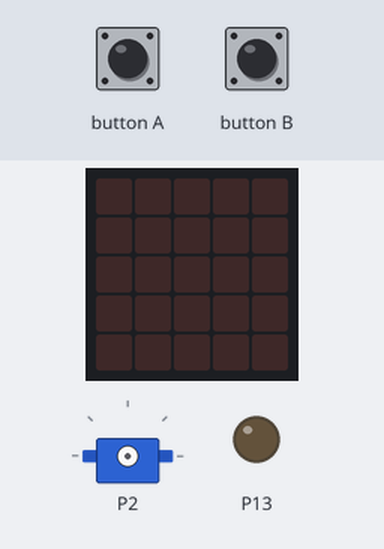
The program below on a simulated BBC micro:bit (MakeCode). Parts: the board's 5×5 LED display, servo, output pins drawn as LEDs (lit = HIGH). Inputs (shaded band) come from the test bench.

Above: at 1.2 s.
1.3 s: button A pressed for 0.15 s
At 3.1 s:
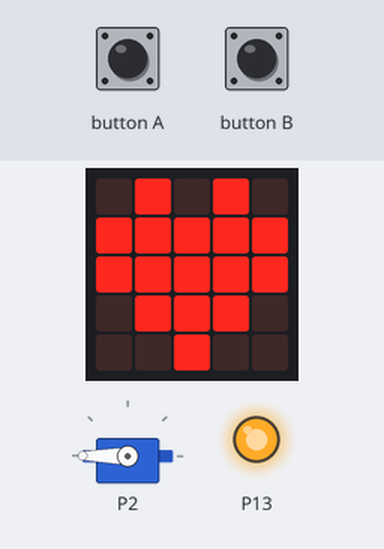
3.5 s: button B pressed for 0.15 s
At 4.8 s:
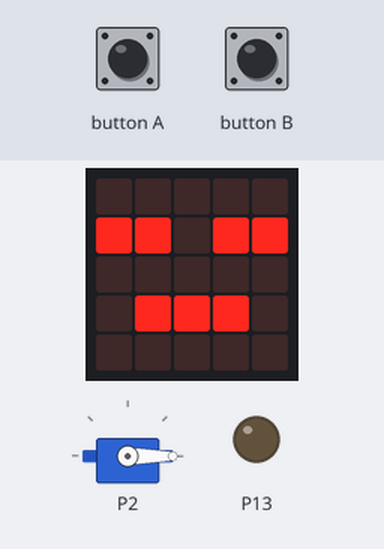
5.7 s: button A pressed for 0.15 s
At 6.3 s:
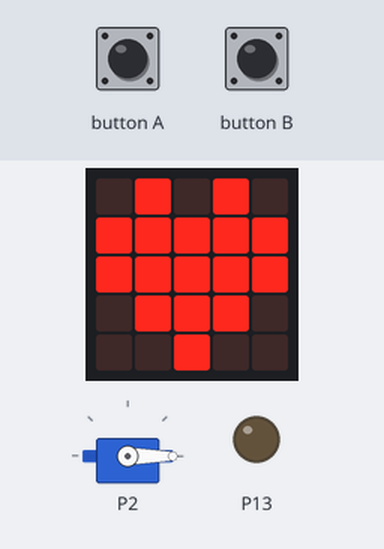
Timing chart, 0 to 8.7 s (numbered marks = the images above; inputs shaded):
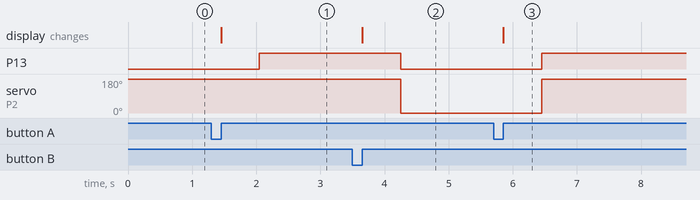

The program:

main.ts
```typescript
input.onButtonPressed(Button.A, function () {
    basic.showIcon(IconNames.Heart)
    pins.digitalWritePin(DigitalPin.P13, 1)
    pins.servoWritePin(AnalogPin.P2, 180)
})
input.onButtonPressed(Button.B, function () {
    basic.showIcon(IconNames.Asleep)
    pins.digitalWritePin(DigitalPin.P13, 0)
    pins.servoWritePin(AnalogPin.P2, 0)
})
basic.forever(function () {

})
```

test.ts
```typescript
// les tests vont ici ; cela ne sera pas compilé si ce paquet est utilisé en tant qu'extension.
```

Measured:
- after the input at 1.3 s, P13: LOW → HIGH after 0.75 s; the display: changes after 0.15 s (image 1)
- after the input at 3.5 s, P13: HIGH → LOW after 0.75 s; servo on P2: 180° → 0° after 0.75 s; the display: changes after 0.15 s (image 2)
- after the input at 5.7 s, P13: LOW → HIGH after 0.75 s; servo on P2: 0° → 180° after 0.75 s; the display: changes after 0.15 s (image 3)
